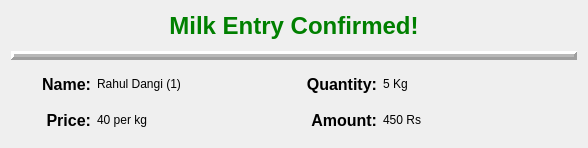
<?xml version="1.0" encoding="UTF-8"?>
<ui version="4.0">
 <class>Message</class>
 <widget class="QWidget" name="Message">
  <property name="geometry">
   <rect>
    <x>0</x>
    <y>0</y>
    <width>588</width>
    <height>148</height>
   </rect>
  </property>
  <property name="windowTitle">
   <string>Form</string>
  </property>
  <layout class="QGridLayout" name="gridLayout">
   <item row="0" column="0" colspan="4">
    <widget class="QLabel" name="label">
     <property name="sizePolicy">
      <sizepolicy hsizetype="Preferred" vsizetype="Fixed">
       <horstretch>0</horstretch>
       <verstretch>0</verstretch>
      </sizepolicy>
     </property>
     <property name="minimumSize">
      <size>
       <width>0</width>
       <height>30</height>
      </size>
     </property>
     <property name="maximumSize">
      <size>
       <width>16777215</width>
       <height>30</height>
      </size>
     </property>
     <property name="font">
      <font>
       <pointsize>18</pointsize>
       <weight>75</weight>
       <italic>false</italic>
       <bold>true</bold>
       <underline>false</underline>
       <strikeout>false</strikeout>
      </font>
     </property>
     <property name="text">
      <string>&lt;html&gt;&lt;p&gt;&lt;font color=&quot;green&quot;&gt;Milk Entry Confirmed!&lt;/font&gt;&lt;/p&gt;&lt;/html&gt;</string>
     </property>
     <property name="alignment">
      <set>Qt::AlignCenter</set>
     </property>
     <property name="wordWrap">
      <bool>true</bool>
     </property>
    </widget>
   </item>
   <item row="1" column="0" colspan="4">
    <widget class="Line" name="line">
     <property name="sizePolicy">
      <sizepolicy hsizetype="Preferred" vsizetype="Fixed">
       <horstretch>0</horstretch>
       <verstretch>0</verstretch>
      </sizepolicy>
     </property>
     <property name="minimumSize">
      <size>
       <width>0</width>
       <height>16</height>
      </size>
     </property>
     <property name="maximumSize">
      <size>
       <width>16777215</width>
       <height>16</height>
      </size>
     </property>
     <property name="font">
      <font>
       <weight>50</weight>
       <bold>false</bold>
      </font>
     </property>
     <property name="frameShadow">
      <enum>QFrame::Raised</enum>
     </property>
     <property name="lineWidth">
      <number>3</number>
     </property>
     <property name="midLineWidth">
      <number>3</number>
     </property>
     <property name="orientation">
      <enum>Qt::Horizontal</enum>
     </property>
    </widget>
   </item>
   <item row="2" column="0">
    <widget class="QLabel" name="label_17">
     <property name="sizePolicy">
      <sizepolicy hsizetype="Preferred" vsizetype="Fixed">
       <horstretch>0</horstretch>
       <verstretch>0</verstretch>
      </sizepolicy>
     </property>
     <property name="minimumSize">
      <size>
       <width>80</width>
       <height>30</height>
      </size>
     </property>
     <property name="maximumSize">
      <size>
       <width>80</width>
       <height>30</height>
      </size>
     </property>
     <property name="font">
      <font>
       <pointsize>12</pointsize>
       <weight>75</weight>
       <bold>true</bold>
      </font>
     </property>
     <property name="text">
      <string>Name:</string>
     </property>
     <property name="alignment">
      <set>Qt::AlignRight|Qt::AlignTrailing|Qt::AlignVCenter</set>
     </property>
     <property name="wordWrap">
      <bool>true</bool>
     </property>
    </widget>
   </item>
   <item row="2" column="1">
    <widget class="QLabel" name="nameEdit">
     <property name="sizePolicy">
      <sizepolicy hsizetype="Preferred" vsizetype="Fixed">
       <horstretch>0</horstretch>
       <verstretch>0</verstretch>
      </sizepolicy>
     </property>
     <property name="minimumSize">
      <size>
       <width>150</width>
       <height>30</height>
      </size>
     </property>
     <property name="maximumSize">
      <size>
       <width>16777215</width>
       <height>30</height>
      </size>
     </property>
     <property name="text">
      <string>Rahul Dangi (1)</string>
     </property>
     <property name="alignment">
      <set>Qt::AlignLeading|Qt::AlignLeft|Qt::AlignVCenter</set>
     </property>
     <property name="wordWrap">
      <bool>true</bool>
     </property>
    </widget>
   </item>
   <item row="2" column="2">
    <widget class="QLabel" name="label_19">
     <property name="sizePolicy">
      <sizepolicy hsizetype="Preferred" vsizetype="Fixed">
       <horstretch>0</horstretch>
       <verstretch>0</verstretch>
      </sizepolicy>
     </property>
     <property name="minimumSize">
      <size>
       <width>80</width>
       <height>30</height>
      </size>
     </property>
     <property name="maximumSize">
      <size>
       <width>80</width>
       <height>30</height>
      </size>
     </property>
     <property name="font">
      <font>
       <pointsize>12</pointsize>
       <weight>75</weight>
       <bold>true</bold>
      </font>
     </property>
     <property name="text">
      <string>Quantity:</string>
     </property>
     <property name="alignment">
      <set>Qt::AlignRight|Qt::AlignTrailing|Qt::AlignVCenter</set>
     </property>
     <property name="wordWrap">
      <bool>true</bool>
     </property>
    </widget>
   </item>
   <item row="2" column="3">
    <widget class="QLabel" name="quantityEdit">
     <property name="sizePolicy">
      <sizepolicy hsizetype="Preferred" vsizetype="Fixed">
       <horstretch>0</horstretch>
       <verstretch>0</verstretch>
      </sizepolicy>
     </property>
     <property name="minimumSize">
      <size>
       <width>150</width>
       <height>30</height>
      </size>
     </property>
     <property name="maximumSize">
      <size>
       <width>16777215</width>
       <height>30</height>
      </size>
     </property>
     <property name="text">
      <string>5 Kg</string>
     </property>
     <property name="alignment">
      <set>Qt::AlignLeading|Qt::AlignLeft|Qt::AlignVCenter</set>
     </property>
     <property name="wordWrap">
      <bool>true</bool>
     </property>
    </widget>
   </item>
   <item row="3" column="0">
    <widget class="QLabel" name="label_21">
     <property name="sizePolicy">
      <sizepolicy hsizetype="Preferred" vsizetype="Fixed">
       <horstretch>0</horstretch>
       <verstretch>0</verstretch>
      </sizepolicy>
     </property>
     <property name="minimumSize">
      <size>
       <width>80</width>
       <height>30</height>
      </size>
     </property>
     <property name="maximumSize">
      <size>
       <width>80</width>
       <height>30</height>
      </size>
     </property>
     <property name="font">
      <font>
       <pointsize>12</pointsize>
       <weight>75</weight>
       <bold>true</bold>
      </font>
     </property>
     <property name="text">
      <string>Price:</string>
     </property>
     <property name="alignment">
      <set>Qt::AlignRight|Qt::AlignTrailing|Qt::AlignVCenter</set>
     </property>
     <property name="wordWrap">
      <bool>true</bool>
     </property>
    </widget>
   </item>
   <item row="3" column="1">
    <widget class="QLabel" name="priceEdit">
     <property name="sizePolicy">
      <sizepolicy hsizetype="Preferred" vsizetype="Fixed">
       <horstretch>0</horstretch>
       <verstretch>0</verstretch>
      </sizepolicy>
     </property>
     <property name="minimumSize">
      <size>
       <width>150</width>
       <height>30</height>
      </size>
     </property>
     <property name="maximumSize">
      <size>
       <width>16777215</width>
       <height>30</height>
      </size>
     </property>
     <property name="text">
      <string>40 per kg</string>
     </property>
     <property name="alignment">
      <set>Qt::AlignLeading|Qt::AlignLeft|Qt::AlignVCenter</set>
     </property>
     <property name="wordWrap">
      <bool>true</bool>
     </property>
    </widget>
   </item>
   <item row="3" column="2">
    <widget class="QLabel" name="label_23">
     <property name="sizePolicy">
      <sizepolicy hsizetype="Preferred" vsizetype="Fixed">
       <horstretch>0</horstretch>
       <verstretch>0</verstretch>
      </sizepolicy>
     </property>
     <property name="minimumSize">
      <size>
       <width>80</width>
       <height>30</height>
      </size>
     </property>
     <property name="maximumSize">
      <size>
       <width>80</width>
       <height>30</height>
      </size>
     </property>
     <property name="font">
      <font>
       <pointsize>12</pointsize>
       <weight>75</weight>
       <bold>true</bold>
      </font>
     </property>
     <property name="text">
      <string>Amount:</string>
     </property>
     <property name="alignment">
      <set>Qt::AlignRight|Qt::AlignTrailing|Qt::AlignVCenter</set>
     </property>
     <property name="wordWrap">
      <bool>true</bool>
     </property>
    </widget>
   </item>
   <item row="3" column="3">
    <widget class="QLabel" name="amountEdi">
     <property name="sizePolicy">
      <sizepolicy hsizetype="Preferred" vsizetype="Fixed">
       <horstretch>0</horstretch>
       <verstretch>0</verstretch>
      </sizepolicy>
     </property>
     <property name="minimumSize">
      <size>
       <width>150</width>
       <height>30</height>
      </size>
     </property>
     <property name="maximumSize">
      <size>
       <width>16777215</width>
       <height>30</height>
      </size>
     </property>
     <property name="text">
      <string>450 Rs</string>
     </property>
     <property name="alignment">
      <set>Qt::AlignLeading|Qt::AlignLeft|Qt::AlignVCenter</set>
     </property>
     <property name="wordWrap">
      <bool>true</bool>
     </property>
    </widget>
   </item>
  </layout>
 </widget>
 <resources/>
 <connections/>
</ui>
